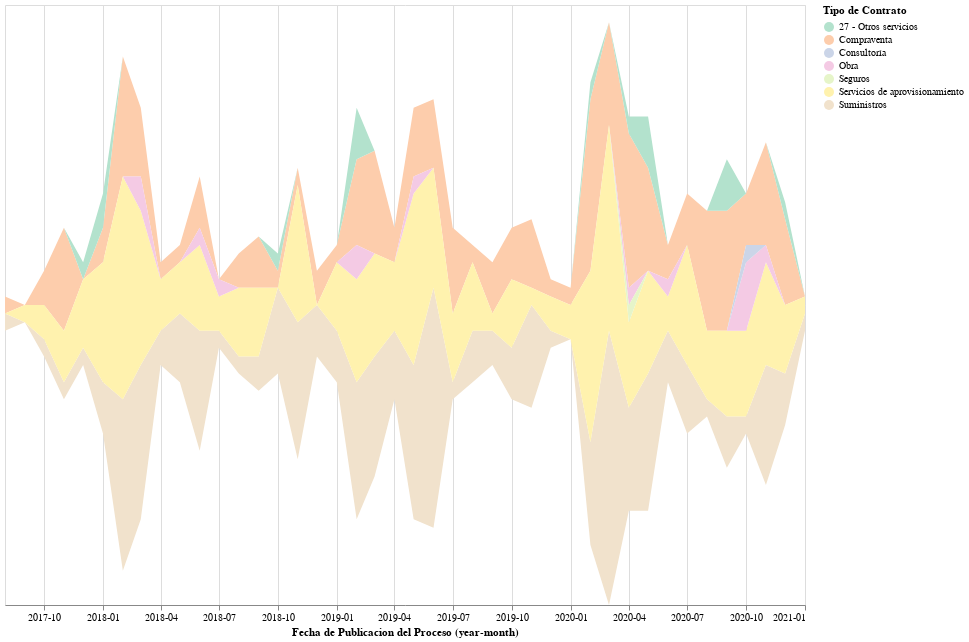

Here is the notebook cell this chart was saved with:
### Code cell
alt.Chart(Conteo_tipocontrato_leticia).mark_area().encode(
    alt.X('yearmonth(Fecha de Publicacion del Proceso):T',
        axis=alt.Axis(format='%Y-%m')
    ),
    alt.Y('sum(Conteo):Q', stack='center', axis=None),
    alt.Color('Tipo de Contrato:N',
        scale=alt.Scale(scheme='pastel2')
    )
).properties(
    width=800,
    height=600
)

### Figure 1 — Vega-Lite specification as saved in the notebook (floating-point values rounded to 4 significant figures; data arrays with more than 128 entries replaced by an {"elided": "..."} marker saying what was removed)
{"config": {"view": {"continuousWidth": 400, "continuousHeight": 300}}, "data": {"name": "data-51071672e2374ca9dfb53f273c9cdfa0"}, "mark": "area", "encoding": {"color": {"type": "nominal", "field": "Tipo de Contrato", "scale": {"scheme": "pastel2"}}, "x": {"type": "temporal", "axis": {"format": "%Y-%m"}, "field": "Fecha de Publicacion del Proceso", "timeUnit": "yearmonth"}, "y": {"type": "quantitative", "aggregate": "sum", "axis": null, "field": "Conteo", "stack": "center"}}, "height": 600, "width": 800, "$schema": "https://vega.github.io/schema/vega-lite/v4.8.1.json", "datasets": {"data-51071672e2374ca9dfb53f273c9cdfa0": {"elided": "432 records"}}}
